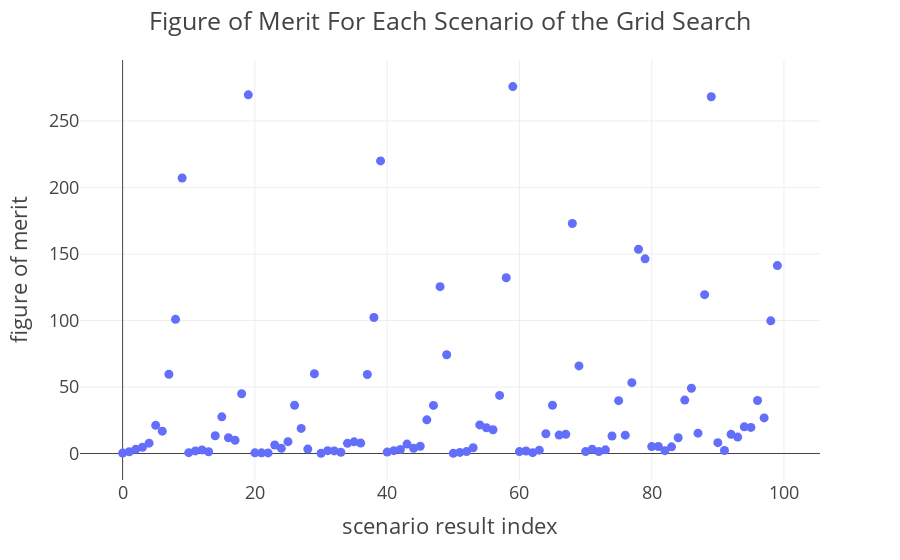

Notebook code for this chart:
### Code cell
fig = px.scatter(df, x=df.index, y=df["figure_of_merit"], hover_data=["scenario_id"])
fig.update_layout(template='presentation', title_text="Figure of Merit For Each Scenario of the Grid Search")
fig.update_xaxes(title_text="scenario result index")
fig.update_yaxes(title_text="figure of merit")
fig.write_html("results_fom.html")
fig

### Figure 1 — Plotly figure (JSON) as saved in the notebook; plotly's stock layout.template omitted (floating-point values rounded to 4 significant figures)
{"data": [{"customdata": [["0_turtle_gridsearch"], ["1_turtle_gridsearch"], ["2_turtle_gridsearch"], ["3_turtle_gridsearch"], ["4_turtle_gridsearch"], ["5_turtle_gridsearch"], ["6_turtle_gridsearch"], ["7_turtle_gridsearch"], ["8_turtle_gridsearch"], ["9_turtle_gridsearch"], ["10_turtle_gridsearch"], ["11_turtle_gridsearch"], ["12_turtle_gridsearch"], ["13_turtle_gridsearch"], ["14_turtle_gridsearch"], ["15_turtle_gridsearch"], ["16_turtle_gridsearch"], ["17_turtle_gridsearch"], ["18_turtle_gridsearch"], ["19_turtle_gridsearch"], ["20_turtle_gridsearch"], ["21_turtle_gridsearch"], ["22_turtle_gridsearch"], ["23_turtle_gridsearch"], ["24_turtle_gridsearch"], ["25_turtle_gridsearch"], ["26_turtle_gridsearch"], ["27_turtle_gridsearch"], ["28_turtle_gridsearch"], ["29_turtle_gridsearch"], ["30_turtle_gridsearch"], ["31_turtle_gridsearch"], ["32_turtle_gridsearch"], ["33_turtle_gridsearch"], ["34_turtle_gridsearch"], ["35_turtle_gridsearch"], ["36_turtle_gridsearch"], ["37_turtle_gridsearch"], ["38_turtle_gridsearch"], ["39_turtle_gridsearch"], ["40_turtle_gridsearch"], ["41_turtle_gridsearch"], ["42_turtle_gridsearch"], ["43_turtle_gridsearch"], ["44_turtle_gridsearch"], ["45_turtle_gridsearch"], ["46_turtle_gridsearch"], ["47_turtle_gridsearch"], ["48_turtle_gridsearch"], ["49_turtle_gridsearch"], ["50_turtle_gridsearch"], ["51_turtle_gridsearch"], ["52_turtle_gridsearch"], ["53_turtle_gridsearch"], ["54_turtle_gridsearch"], ["55_turtle_gridsearch"], ["56_turtle_gridsearch"], ["57_turtle_gridsearch"], ["58_turtle_gridsearch"], ["59_turtle_gridsearch"], ["60_turtle_gridsearch"], ["61_turtle_gridsearch"], ["62_turtle_gridsearch"], ["63_turtle_gridsearch"], ["64_turtle_gridsearch"], ["65_turtle_gridsearch"], ["66_turtle_gridsearch"], ["67_turtle_gridsearch"], ["68_turtle_gridsearch"], ["69_turtle_gridsearch"], ["70_turtle_gridsearch"], ["71_turtle_gridsearch"], ["72_turtle_gridsearch"], ["73_turtle_gridsearch"], ["74_turtle_gridsearch"], ["75_turtle_gridsearch"], ["76_turtle_gridsearch"], ["77_turtle_gridsearch"], ["78_turtle_gridsearch"], ["79_turtle_gridsearch"], ["80_turtle_gridsearch"], ["81_turtle_gridsearch"], ["82_turtle_gridsearch"], ["83_turtle_gridsearch"], ["84_turtle_gridsearch"], ["85_turtle_gridsearch"], ["86_turtle_gridsearch"], ["87_turtle_gridsearch"], ["88_turtle_gridsearch"], ["89_turtle_gridsearch"], ["90_turtle_gridsearch"], ["91_turtle_gridsearch"], ["92_turtle_gridsearch"], ["93_turtle_gridsearch"], ["94_turtle_gridsearch"], ["95_turtle_gridsearch"], ["96_turtle_gridsearch"], ["97_turtle_gridsearch"], ["98_turtle_gridsearch"], ["99_turtle_gridsearch"]], "hovertemplate": "index=%{x}<br>figure_of_merit=%{y}<br>scenario_id=%{customdata[0]}<extra></extra>", "legendgroup": "", "marker": {"color": "#636efa", "symbol": "circle"}, "mode": "markers", "name": "", "orientation": "v", "showlegend": false, "type": "scatter", "x": [0, 1, 2, 3, 4, 5, 6, 7, 8, 9, 10, 11, 12, 13, 14, 15, 16, 17, 18, 19, 20, 21, 22, 23, 24, 25, 26, 27, 28, 29, 30, 31, 32, 33, 34, 35, 36, 37, 38, 39, 40, 41, 42, 43, 44, 45, 46, 47, 48, 49, 50, 51, 52, 53, 54, 55, 56, 57, 58, 59, 60, 61, 62, 63, 64, 65, 66, 67, 68, 69, 70, 71, 72, 73, 74, 75, 76, 77, 78, 79, 80, 81, 82, 83, 84, 85, 86, 87, 88, 89, 90, 91, 92, 93, 94, 95, 96, 97, 98, 99], "xaxis": "x", "y": [0.3525, 1.34, 3.287, 4.758, 7.801, 21.22, 16.84, 59.61, 100.9, 207.1, 0.6808, 1.97, 2.748, 1.309, 13.36, 27.56, 11.9, 10.0, 44.93, 269.7, 0.5269, 0.5147, 0.4447, 6.415, 3.927, 8.945, 36.32, 18.88, 3.363, 60.0, 0.2521, 2.147, 1.991, 1.002, 7.655, 8.814, 7.829, 59.39, 102.2, 220.0, 1.095, 2.155, 3.014, 7.083, 3.91, 5.473, 25.35, 36.19, 125.5, 74.23, 0.1184, 0.8404, 1.458, 4.374, 21.51, 19.4, 17.85, 43.7, 132.2, 275.8, 1.471, 1.93, 0.6306, 2.557, 14.9, 36.33, 13.87, 14.5, 173.0, 65.87, 1.452, 3.194, 1.516, 2.792, 13.17, 39.73, 13.79, 53.31, 153.6, 146.3, 5.2, 5.327, 2.135, 5.025, 11.86, 40.18, 49.08, 15.31, 119.4, 268.2, 8.181, 2.298, 14.41, 12.36, 20.06, 19.65, 39.87, 26.77, 99.74, 141.3], "yaxis": "y"}], "layout": {"legend": {"tracegroupgap": 0}, "margin": {"t": 60}, "title": {"text": "Figure of Merit For Each Scenario of the Grid Search"}, "xaxis": {"anchor": "y", "domain": [0, 1], "title": {"text": "scenario result index"}}, "yaxis": {"anchor": "x", "domain": [0, 1], "title": {"text": "figure of merit"}}}}
